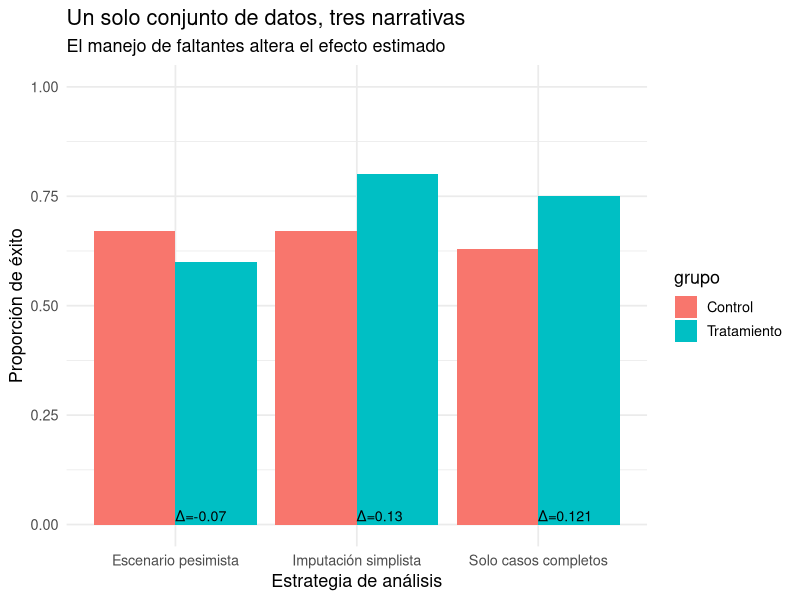

The R script that drew this image:
## ---- chunk 1
library(dplyr)
library(tidyr)
library(ggplot2)
library(knitr)

set.seed(123)
n <- 200
datos <- tibble(
  id = 1:n,
  grupo = rep(c("Control", "Tratamiento"), each = n/2)
)

p_true <- c(Control = 0.60, Tratamiento = 0.65)

datos <- datos %>%
  mutate(y_true = rbinom(n(), 1, p_true[grupo])) %>%
  mutate(
    pr_lost = case_when(
      grupo == "Control" & y_true == 1 ~ 0.05,
      grupo == "Control" & y_true == 0 ~ 0.25,
      grupo == "Tratamiento" & y_true == 1 ~ 0.05,
      grupo == "Tratamiento" & y_true == 0 ~ 0.45
    ),
    lost = rbinom(n(), 1, pr_lost),
    y_obs = ifelse(lost == 1, NA, y_true)
  )

# 1) Solo casos completos (complete-case)
cc <- datos %>% filter(!is.na(y_obs))

# 2) Imputación “media” (ejemplo deliberadamente simplista; no recomendable)
# Se incluye para ilustrar cómo una decisión ad hoc puede cambiar la narrativa.
datos <- datos %>%
  mutate(
    y_imp = ifelse(is.na(y_obs), round(mean(y_obs, na.rm = TRUE)), y_obs),
    # 3) Escenario pesimista (worst-case): favorece al control
    y_worst = case_when(
      is.na(y_obs) & grupo == "Tratamiento" ~ 0,
      is.na(y_obs) & grupo == "Control" ~ 1,
      TRUE ~ y_obs
    )
  )

resume <- function(df, yvar, etiqueta) {
  p <- tapply(df[[yvar]], df$grupo, mean, na.rm = TRUE)
  tibble(
    estrategia = etiqueta,
    p_control = p["Control"],
    p_trat = p["Tratamiento"],
    diff = p["Tratamiento"] - p["Control"]
  )
}

res <- bind_rows(
  resume(cc, "y_obs", "Solo casos completos"),
  resume(datos, "y_imp", "Imputación simplista"),
  resume(datos, "y_worst", "Escenario pesimista")
)

kable(res, digits = 2)
## ---- chunk 2
res %>%
  pivot_longer(cols = c(p_control, p_trat), names_to = "grupo", values_to = "prop") %>%
  mutate(grupo = recode(grupo, p_control = "Control", p_trat = "Tratamiento")) %>%
  ggplot(aes(x = estrategia, y = prop, fill = grupo)) +
  geom_col(position = "dodge") +
  geom_text(
    data = res,
    aes(x = estrategia, y = 0.02, label = paste0("Δ=", round(diff, 3))),
    inherit.aes = FALSE, size = 3.6, hjust = 0
  ) +
  coord_cartesian(ylim = c(0, 1)) +
  labs(
    title = "Un solo conjunto de datos, tres narrativas",
    subtitle = "El manejo de faltantes altera el efecto estimado",
    x = "Estrategia de análisis", y = "Proporción de éxito"
  ) +
  theme_minimal(base_size = 13)
